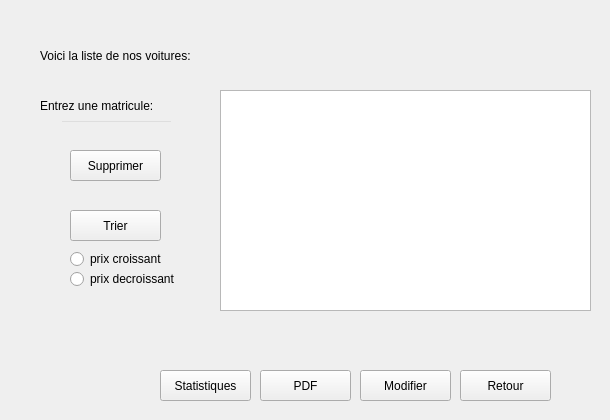
    <widget class="QWidget" name="carListWindow">
     <widget class="QWidget" name="widget_car_list" native="true">
      <property name="geometry">
       <rect>
        <x>20</x>
        <y>30</y>
        <width>581</width>
        <height>381</height>
       </rect>
      </property>
      <property name="styleSheet">
       <string notr="true">background-image: url(:/new/prefix1/image/103854343_259019528641376_3453490155072435271_n.jpg);
font: italic 9pt &quot;Century Gothic&quot;;
color: qconicalgradient(cx:0.5, cy:0.5, angle:0, stop:0 rgba(35, 40, 3, 255), stop:0.16 rgba(136, 106, 22, 255), stop:0.225 rgba(166, 140, 41, 255), stop:0.285 rgba(204, 181, 74, 255), stop:0.345 rgba(235, 219, 102, 255), stop:0.415 rgba(245, 236, 112, 255), stop:0.52 rgba(209, 190, 76, 255), stop:0.57 rgba(187, 156, 51, 255), stop:0.635 rgba(168, 142, 42, 255), stop:0.695 rgba(202, 174, 68, 255), stop:0.75 rgba(218, 202, 86, 255), stop:0.815 rgba(208, 187, 73, 255), stop:0.88 rgba(187, 156, 51, 255), stop:0.935 rgba(137, 108, 26, 255), stop:1 rgba(35, 40, 3, 255));</string>
      </property>
      <widget class="QLabel" name="car_listLabel">
       <property name="geometry">
        <rect>
         <x>20</x>
         <y>10</y>
         <width>171</width>
         <height>31</height>
        </rect>
       </property>
       <property name="styleSheet">
        <string notr="true">background:transparent;
</string>
       </property>
       <property name="text">
        <string>Voici la liste de nos voitures:</string>
       </property>
      </widget>
      <widget class="QPushButton" name="return_car_listButton">
       <property name="geometry">
        <rect>
         <x>440</x>
         <y>340</y>
         <width>91</width>
         <height>31</height>
        </rect>
       </property>
       <property name="styleSheet">
        <string notr="true">background:transparent;
font: italic 12pt &quot;Century Gothic&quot;;
color: qconicalgradient(cx:0.5, cy:0.5, angle:0, stop:0 rgba(35, 40, 3, 255), stop:0.16 rgba(136, 106, 22, 255), stop:0.225 rgba(166, 140, 41, 255), stop:0.285 rgba(204, 181, 74, 255), stop:0.345 rgba(235, 219, 102, 255), stop:0.415 rgba(245, 236, 112, 255), stop:0.52 rgba(209, 190, 76, 255), stop:0.57 rgba(187, 156, 51, 255), stop:0.635 rgba(168, 142, 42, 255), stop:0.695 rgba(202, 174, 68, 255), stop:0.75 rgba(218, 202, 86, 255), stop:0.815 rgba(208, 187, 73, 255), stop:0.88 rgba(187, 156, 51, 255), stop:0.935 rgba(137, 108, 26, 255), stop:1 rgba(35, 40, 3, 255));
border-bottom:2px solid#717072;
border-color: qconicalgradient(cx:0.5, cy:0.5, angle:0, stop:0 rgba(35, 40, 3, 255), stop:0.16 rgba(136, 106, 22, 255), stop:0.225 rgba(166, 140, 41, 255), stop:0.285 rgba(204, 181, 74, 255), stop:0.345 rgba(235, 219, 102, 255), stop:0.415 rgba(245, 236, 112, 255), stop:0.52 rgba(209, 190, 76, 255), stop:0.57 rgba(187, 156, 51, 255), stop:0.635 rgba(168, 142, 42, 255), stop:0.695 rgba(202, 174, 68, 255), stop:0.75 rgba(218, 202, 86, 255), stop:0.815 rgba(208, 187, 73, 255), stop:0.88 rgba(187, 156, 51, 255), stop:0.935 rgba(137, 108, 26, 255), stop:1 rgba(35, 40, 3, 255));
background-color: rgb(255, 212, 250);

border-radius:15px;}
QPushButton:hover{
	
	background-color: rgb(234, 78, 117);
</string>
       </property>
       <property name="text">
        <string>Retour</string>
       </property>
      </widget>
      <widget class="QTableView" name="table_car">
       <property name="geometry">
        <rect>
         <x>200</x>
         <y>60</y>
         <width>371</width>
         <height>221</height>
        </rect>
       </property>
      </widget>
      <widget class="QLabel" name="car_matriculeLabel">
       <property name="geometry">
        <rect>
         <x>20</x>
         <y>60</y>
         <width>171</width>
         <height>31</height>
        </rect>
       </property>
       <property name="styleSheet">
        <string notr="true">background:transparent;
</string>
       </property>
       <property name="text">
        <string>Entrez une matricule:</string>
       </property>
      </widget>
      <widget class="QLineEdit" name="car_listEdit">
       <property name="geometry">
        <rect>
         <x>40</x>
         <y>90</y>
         <width>113</width>
         <height>20</height>
        </rect>
       </property>
       <property name="styleSheet">
        <string notr="true">background:transparent;</string>
       </property>
       <property name="maxLength">
        <number>10</number>
       </property>
      </widget>
      <widget class="QPushButton" name="modifier_car_listButton">
       <property name="geometry">
        <rect>
         <x>340</x>
         <y>340</y>
         <width>91</width>
         <height>31</height>
        </rect>
       </property>
       <property name="styleSheet">
        <string notr="true">background:transparent;
font: italic 12pt &quot;Century Gothic&quot;;
color: qconicalgradient(cx:0.5, cy:0.5, angle:0, stop:0 rgba(35, 40, 3, 255), stop:0.16 rgba(136, 106, 22, 255), stop:0.225 rgba(166, 140, 41, 255), stop:0.285 rgba(204, 181, 74, 255), stop:0.345 rgba(235, 219, 102, 255), stop:0.415 rgba(245, 236, 112, 255), stop:0.52 rgba(209, 190, 76, 255), stop:0.57 rgba(187, 156, 51, 255), stop:0.635 rgba(168, 142, 42, 255), stop:0.695 rgba(202, 174, 68, 255), stop:0.75 rgba(218, 202, 86, 255), stop:0.815 rgba(208, 187, 73, 255), stop:0.88 rgba(187, 156, 51, 255), stop:0.935 rgba(137, 108, 26, 255), stop:1 rgba(35, 40, 3, 255));
border-bottom:2px solid#717072;
border-color: qconicalgradient(cx:0.5, cy:0.5, angle:0, stop:0 rgba(35, 40, 3, 255), stop:0.16 rgba(136, 106, 22, 255), stop:0.225 rgba(166, 140, 41, 255), stop:0.285 rgba(204, 181, 74, 255), stop:0.345 rgba(235, 219, 102, 255), stop:0.415 rgba(245, 236, 112, 255), stop:0.52 rgba(209, 190, 76, 255), stop:0.57 rgba(187, 156, 51, 255), stop:0.635 rgba(168, 142, 42, 255), stop:0.695 rgba(202, 174, 68, 255), stop:0.75 rgba(218, 202, 86, 255), stop:0.815 rgba(208, 187, 73, 255), stop:0.88 rgba(187, 156, 51, 255), stop:0.935 rgba(137, 108, 26, 255), stop:1 rgba(35, 40, 3, 255));
background-color: rgb(255, 212, 250);

border-radius:15px;}
QPushButton:hover{
	
	background-color: rgb(234, 78, 117);
</string>
       </property>
       <property name="text">
        <string>Modifier</string>
       </property>
       <property name="checkable">
        <bool>true</bool>
       </property>
       <property name="checked">
        <bool>false</bool>
       </property>
      </widget>
      <widget class="QPushButton" name="supprimer_car_listButton">
       <property name="geometry">
        <rect>
         <x>50</x>
         <y>120</y>
         <width>91</width>
         <height>31</height>
        </rect>
       </property>
       <property name="styleSheet">
        <string notr="true">background:transparent;
font: italic 12pt &quot;Century Gothic&quot;;
color: qconicalgradient(cx:0.5, cy:0.5, angle:0, stop:0 rgba(35, 40, 3, 255), stop:0.16 rgba(136, 106, 22, 255), stop:0.225 rgba(166, 140, 41, 255), stop:0.285 rgba(204, 181, 74, 255), stop:0.345 rgba(235, 219, 102, 255), stop:0.415 rgba(245, 236, 112, 255), stop:0.52 rgba(209, 190, 76, 255), stop:0.57 rgba(187, 156, 51, 255), stop:0.635 rgba(168, 142, 42, 255), stop:0.695 rgba(202, 174, 68, 255), stop:0.75 rgba(218, 202, 86, 255), stop:0.815 rgba(208, 187, 73, 255), stop:0.88 rgba(187, 156, 51, 255), stop:0.935 rgba(137, 108, 26, 255), stop:1 rgba(35, 40, 3, 255));
border-bottom:2px solid#717072;
border-color: qconicalgradient(cx:0.5, cy:0.5, angle:0, stop:0 rgba(35, 40, 3, 255), stop:0.16 rgba(136, 106, 22, 255), stop:0.225 rgba(166, 140, 41, 255), stop:0.285 rgba(204, 181, 74, 255), stop:0.345 rgba(235, 219, 102, 255), stop:0.415 rgba(245, 236, 112, 255), stop:0.52 rgba(209, 190, 76, 255), stop:0.57 rgba(187, 156, 51, 255), stop:0.635 rgba(168, 142, 42, 255), stop:0.695 rgba(202, 174, 68, 255), stop:0.75 rgba(218, 202, 86, 255), stop:0.815 rgba(208, 187, 73, 255), stop:0.88 rgba(187, 156, 51, 255), stop:0.935 rgba(137, 108, 26, 255), stop:1 rgba(35, 40, 3, 255));
background-color: rgb(255, 212, 250);

border-radius:15px;}
QPushButton:hover{
	
	background-color: rgb(234, 78, 117);
</string>
       </property>
       <property name="text">
        <string>Supprimer</string>
       </property>
      </widget>
      <widget class="QPushButton" name="imprimer_car_listButton">
       <property name="geometry">
        <rect>
         <x>240</x>
         <y>340</y>
         <width>91</width>
         <height>31</height>
        </rect>
       </property>
       <property name="styleSheet">
        <string notr="true">background:transparent;
font: italic 12pt &quot;Century Gothic&quot;;
color: qconicalgradient(cx:0.5, cy:0.5, angle:0, stop:0 rgba(35, 40, 3, 255), stop:0.16 rgba(136, 106, 22, 255), stop:0.225 rgba(166, 140, 41, 255), stop:0.285 rgba(204, 181, 74, 255), stop:0.345 rgba(235, 219, 102, 255), stop:0.415 rgba(245, 236, 112, 255), stop:0.52 rgba(209, 190, 76, 255), stop:0.57 rgba(187, 156, 51, 255), stop:0.635 rgba(168, 142, 42, 255), stop:0.695 rgba(202, 174, 68, 255), stop:0.75 rgba(218, 202, 86, 255), stop:0.815 rgba(208, 187, 73, 255), stop:0.88 rgba(187, 156, 51, 255), stop:0.935 rgba(137, 108, 26, 255), stop:1 rgba(35, 40, 3, 255));
border-bottom:2px solid#717072;
border-color: qconicalgradient(cx:0.5, cy:0.5, angle:0, stop:0 rgba(35, 40, 3, 255), stop:0.16 rgba(136, 106, 22, 255), stop:0.225 rgba(166, 140, 41, 255), stop:0.285 rgba(204, 181, 74, 255), stop:0.345 rgba(235, 219, 102, 255), stop:0.415 rgba(245, 236, 112, 255), stop:0.52 rgba(209, 190, 76, 255), stop:0.57 rgba(187, 156, 51, 255), stop:0.635 rgba(168, 142, 42, 255), stop:0.695 rgba(202, 174, 68, 255), stop:0.75 rgba(218, 202, 86, 255), stop:0.815 rgba(208, 187, 73, 255), stop:0.88 rgba(187, 156, 51, 255), stop:0.935 rgba(137, 108, 26, 255), stop:1 rgba(35, 40, 3, 255));
background-color: rgb(255, 212, 250);

border-radius:15px;}
QPushButton:hover{
	
	background-color: rgb(234, 78, 117);
</string>
       </property>
       <property name="text">
        <string>PDF</string>
       </property>
      </widget>
      <widget class="QPushButton" name="imprimer_car_listButton_2">
       <property name="geometry">
        <rect>
         <x>140</x>
         <y>340</y>
         <width>91</width>
         <height>31</height>
        </rect>
       </property>
       <property name="styleSheet">
        <string notr="true">background:transparent;
font: italic 12pt &quot;Century Gothic&quot;;
color: qconicalgradient(cx:0.5, cy:0.5, angle:0, stop:0 rgba(35, 40, 3, 255), stop:0.16 rgba(136, 106, 22, 255), stop:0.225 rgba(166, 140, 41, 255), stop:0.285 rgba(204, 181, 74, 255), stop:0.345 rgba(235, 219, 102, 255), stop:0.415 rgba(245, 236, 112, 255), stop:0.52 rgba(209, 190, 76, 255), stop:0.57 rgba(187, 156, 51, 255), stop:0.635 rgba(168, 142, 42, 255), stop:0.695 rgba(202, 174, 68, 255), stop:0.75 rgba(218, 202, 86, 255), stop:0.815 rgba(208, 187, 73, 255), stop:0.88 rgba(187, 156, 51, 255), stop:0.935 rgba(137, 108, 26, 255), stop:1 rgba(35, 40, 3, 255));
border-bottom:2px solid#717072;
border-color: qconicalgradient(cx:0.5, cy:0.5, angle:0, stop:0 rgba(35, 40, 3, 255), stop:0.16 rgba(136, 106, 22, 255), stop:0.225 rgba(166, 140, 41, 255), stop:0.285 rgba(204, 181, 74, 255), stop:0.345 rgba(235, 219, 102, 255), stop:0.415 rgba(245, 236, 112, 255), stop:0.52 rgba(209, 190, 76, 255), stop:0.57 rgba(187, 156, 51, 255), stop:0.635 rgba(168, 142, 42, 255), stop:0.695 rgba(202, 174, 68, 255), stop:0.75 rgba(218, 202, 86, 255), stop:0.815 rgba(208, 187, 73, 255), stop:0.88 rgba(187, 156, 51, 255), stop:0.935 rgba(137, 108, 26, 255), stop:1 rgba(35, 40, 3, 255));
background-color: rgb(255, 212, 250);

border-radius:15px;}
QPushButton:hover{
	
	background-color: rgb(234, 78, 117);
</string>
       </property>
       <property name="text">
        <string>Statistiques</string>
       </property>
      </widget>
      <widget class="QPushButton" name="car_tri">
       <property name="geometry">
        <rect>
         <x>50</x>
         <y>180</y>
         <width>91</width>
         <height>31</height>
        </rect>
       </property>
       <property name="styleSheet">
        <string notr="true">background:transparent;
font: italic 12pt &quot;Century Gothic&quot;;
color: qconicalgradient(cx:0.5, cy:0.5, angle:0, stop:0 rgba(35, 40, 3, 255), stop:0.16 rgba(136, 106, 22, 255), stop:0.225 rgba(166, 140, 41, 255), stop:0.285 rgba(204, 181, 74, 255), stop:0.345 rgba(235, 219, 102, 255), stop:0.415 rgba(245, 236, 112, 255), stop:0.52 rgba(209, 190, 76, 255), stop:0.57 rgba(187, 156, 51, 255), stop:0.635 rgba(168, 142, 42, 255), stop:0.695 rgba(202, 174, 68, 255), stop:0.75 rgba(218, 202, 86, 255), stop:0.815 rgba(208, 187, 73, 255), stop:0.88 rgba(187, 156, 51, 255), stop:0.935 rgba(137, 108, 26, 255), stop:1 rgba(35, 40, 3, 255));
border-bottom:2px solid#717072;
border-color: qconicalgradient(cx:0.5, cy:0.5, angle:0, stop:0 rgba(35, 40, 3, 255), stop:0.16 rgba(136, 106, 22, 255), stop:0.225 rgba(166, 140, 41, 255), stop:0.285 rgba(204, 181, 74, 255), stop:0.345 rgba(235, 219, 102, 255), stop:0.415 rgba(245, 236, 112, 255), stop:0.52 rgba(209, 190, 76, 255), stop:0.57 rgba(187, 156, 51, 255), stop:0.635 rgba(168, 142, 42, 255), stop:0.695 rgba(202, 174, 68, 255), stop:0.75 rgba(218, 202, 86, 255), stop:0.815 rgba(208, 187, 73, 255), stop:0.88 rgba(187, 156, 51, 255), stop:0.935 rgba(137, 108, 26, 255), stop:1 rgba(35, 40, 3, 255));
background-color: rgb(255, 212, 250);

border-radius:15px;}
QPushButton:hover{
	
	background-color: rgb(234, 78, 117);
</string>
       </property>
       <property name="text">
        <string>Trier</string>
       </property>
      </widget>
      <widget class="QRadioButton" name="prix_croissant_car">
       <property name="geometry">
        <rect>
         <x>50</x>
         <y>220</y>
         <width>111</width>
         <height>18</height>
        </rect>
       </property>
       <property name="text">
        <string>prix croissant</string>
       </property>
      </widget>
      <widget class="QRadioButton" name="prix_decroissant_car">
       <property name="geometry">
        <rect>
         <x>50</x>
         <y>240</y>
         <width>111</width>
         <height>18</height>
        </rect>
       </property>
       <property name="text">
        <string>prix decroissant</string>
       </property>
      </widget>
     </widget>
    </widget>
